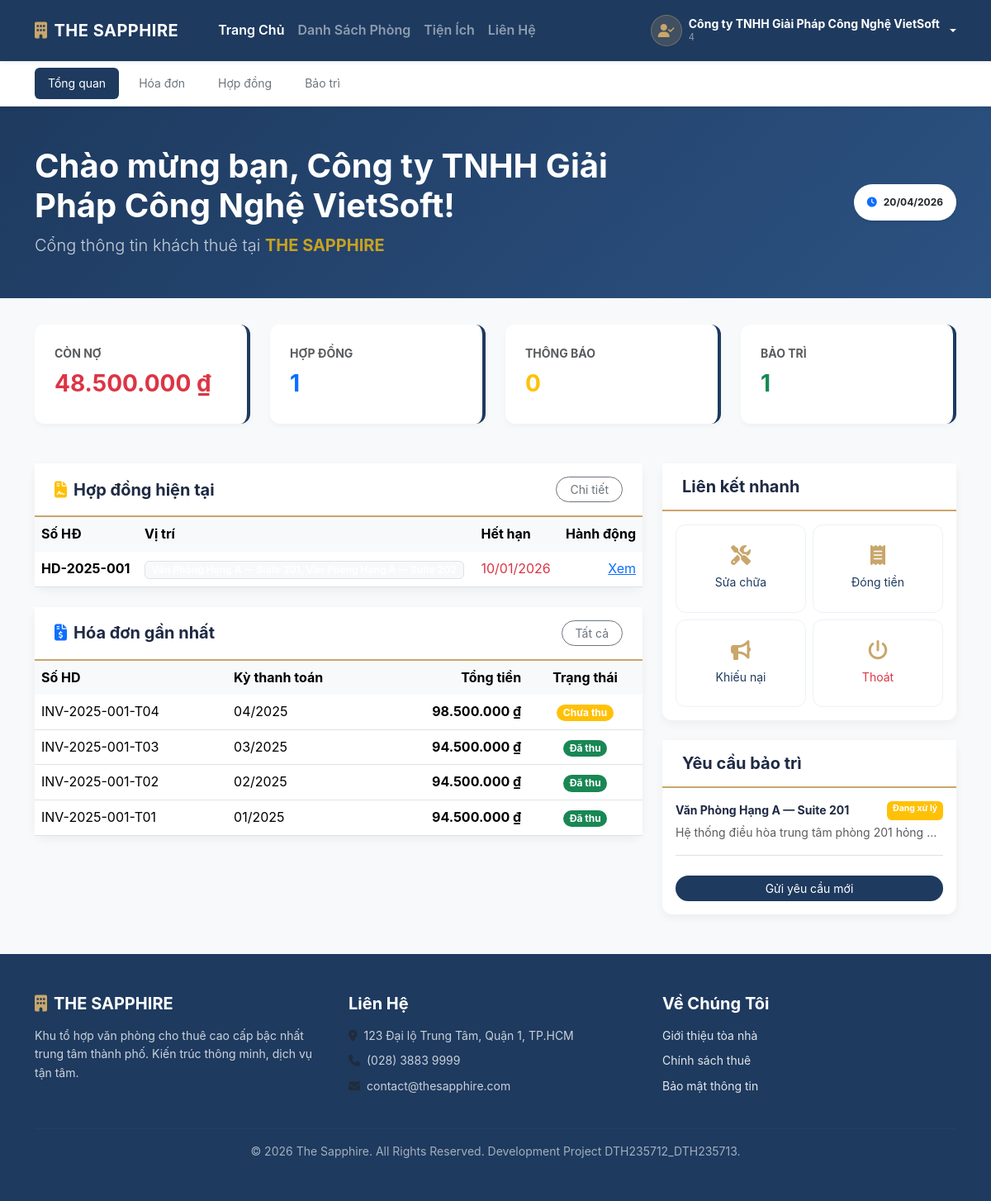
The page /modules/tenant/dashboard.php (signed in) on the database its author committed.
### tables this page shows
CREATE TABLE HOP_DONG (
    soHopDong VARCHAR(50) PRIMARY KEY,
    maKH VARCHAR(20) NOT NULL,
    maNV VARCHAR(20),
    ngayLap DATE,
    ngayBatDau DATE,
    ngayThanhToanDauTien DATE NULL,
    ngayHetHanCuoiCung DATE NULL,
    ngayKetThuc DATE,
    tienTienCoc DECIMAL(15,2) DEFAULT 0.00,
    trangThai TINYINT DEFAULT 1 COMMENT '1: Hieu luc, 0: Ket thuc, 2: Huy, 3: ChoDuyet',
    ngayHuy DATE NULL,
    lyDoHuy TEXT NULL,
    deleted_at DATETIME DEFAULT NULL,
    CONSTRAINT fk_hop_dong_kh FOREIGN KEY (maKH) REFERENCES KHACH_HANG(maKH),
    CONSTRAINT fk_hop_dong_nv FOREIGN KEY (maNV) REFERENCES NHAN_VIEN(maNV)
);

CREATE TABLE HOA_DON (
    soHoaDon VARCHAR(50) PRIMARY KEY,
    soHopDong VARCHAR(50) NOT NULL,
    thang INT NOT NULL,
    nam INT NOT NULL,
    tongTien DECIMAL(15,2) DEFAULT 0.00,
    soTienDaNop DECIMAL(15,2) DEFAULT 0.00,
    soTienConNo DECIMAL(15,2) DEFAULT 0.00,
    trangThai VARCHAR(20) NOT NULL DEFAULT 'ConNo' COMMENT 'ConNo | DaThuMotPhan | DaThu | Void | Huy',
    kyThanhToan VARCHAR(20) NOT NULL COMMENT 'Dinh dang MM/YYYY',
    lyDo TEXT NULL,
    maNV VARCHAR(50) NULL,
    loaiHoaDon VARCHAR(20) DEFAULT 'Chinh' COMMENT 'Chinh | CreditNote',
    ngayLap DATETIME DEFAULT CURRENT_TIMESTAMP,
    created_at DATETIME DEFAULT CURRENT_TIMESTAMP,
    deleted_at DATETIME DEFAULT NULL,
    CONSTRAINT fk_hoa_don_hd FOREIGN KEY (soHopDong) REFERENCES HOP_DONG(soHopDong),
    CONSTRAINT fk_hd_nv FOREIGN KEY (maNV) REFERENCES NHAN_VIEN(maNV)
);

CREATE TABLE MAINTENANCE_REQUEST (
    id VARCHAR(50) PRIMARY KEY,
    maPhong VARCHAR(50) NOT NULL,
    moTa TEXT NOT NULL,
    nguoiYeuCau VARCHAR(20),
    trangThai TINYINT DEFAULT 0 COMMENT '0: Cho tiep nhan, 1: Dang xu ly, 2: Hoan thanh, 3: Huy',
    mucDoUT TINYINT DEFAULT 1 COMMENT '1: Thap, 2: Trung Binh, 3: Cao, 4: Khan cap',
    created_at DATETIME DEFAULT CURRENT_TIMESTAMP,
    deleted_at DATETIME DEFAULT NULL,
    CONSTRAINT fk_maintenance_phong FOREIGN KEY (maPhong) REFERENCES PHONG(maPhong)
);

CREATE TABLE PHONG (
    maPhong VARCHAR(50) PRIMARY KEY,
    maTang VARCHAR(20) NOT NULL,
    tenPhong VARCHAR(100) NOT NULL,
    loaiPhong VARCHAR(50),
    dienTich DECIMAL(10,2),
    soChoLamViec INT DEFAULT 0,
    moTaViTri VARCHAR(200) NULL,
    donGiaM2 DECIMAL(15,2) DEFAULT 0.00,
    giaThue DECIMAL(15,2) NOT NULL DEFAULT 0.00,
    trangThai TINYINT DEFAULT 1 COMMENT '1: Trong, 2: Da thue, 3: Dang sua chua, 4: Lock',
    deleted_at DATETIME DEFAULT NULL,
    CONSTRAINT fk_phong_tang FOREIGN KEY (maTang) REFERENCES TANG(maTang) ON DELETE CASCADE
);

### modules/tenant/dashboard.php (the view, shortened to what this page needs)
<?php
$maKH = $_SESSION['user_id'];
$tenKH = $_SESSION['ten_user'];
$pdo = Database::getInstance()->getConnection();
$stmtHD = $pdo->prepare("SELECT hd.soHopDong, hd.ngayBatDau, hd.ngayKetThuc, hd.trangThai, GROUP_CONCAT(p.tenPhong ORDER BY p.tenPhong SEPARATOR ', ') AS danhSachPhong FROM HOP_DONG hd LEFT JOIN CHI_TIET_HOP_DONG cthd ON hd.soHopDong = cthd.soHopDong LEFT JOIN PHONG p ON cthd.maPhong = p.maPhong WHERE hd.maKH = ? AND hd.trangThai = 1 AND hd.deleted_at IS NULL GROUP BY hd.soHopDong ORDER BY hd.ngayKetThuc ASC LIMIT 5");
$stmtHD->execute([$maKH]);
$hopDongList = $stmtHD->fetchAll(PDO::FETCH_ASSOC);
$stmtHoaDon = $pdo->prepare("SELECT hd.soHoaDon, hd.kyThanhToan, hd.tongTien, hd.soTienConNo, hd.trangThai, hd.loaiHoaDon, hd.ngayLap FROM HOA_DON hd JOIN HOP_DONG h ON hd.soHopDong = h.soHopDong WHERE h.maKH = ? AND hd.deleted_at IS NULL AND hd.loaiHoaDon = 'Chinh' AND hd.trangThai != 'Void' ORDER BY FIELD(hd.trangThai,'ConNo','DaThuMotPhan','DaThu') ASC, hd.ngayLap DESC LIMIT 6");
$stmtHoaDon->execute([$maKH]);
$hoaDonList = $stmtHoaDon->fetchAll(PDO::FETCH_ASSOC);
$stmtNo = $pdo->prepare("SELECT COALESCE(SUM(hd.soTienConNo), 0) as tong_no FROM HOA_DON hd JOIN HOP_DONG h ON hd.soHopDong = h.soHopDong WHERE h.maKH = ? AND hd.trangThai IN ('ConNo','DaThuMotPhan') AND hd.deleted_at IS NULL");
$stmtNo->execute([$maKH]);
$tongNo = (float)$stmtNo->fetchColumn();
$stmtMR = $pdo->prepare("SELECT mr.id, mr.moTa, mr.trangThai, mr.mucDoUT, mr.created_at, p.tenPhong FROM MAINTENANCE_REQUEST mr JOIN PHONG p ON mr.maPhong = p.maPhong JOIN CHI_TIET_HOP_DONG cthd ON p.maPhong = cthd.maPhong JOIN HOP_DONG h ON cthd.soHopDong = h.soHopDong WHERE h.maKH = ? AND mr.deleted_at IS NULL ORDER BY mr.created_at DESC LIMIT 3");
$stmtMR->execute([$maKH]);
$maintenanceList = $stmtMR->fetchAll(PDO::FETCH_ASSOC);
$stmtTB = $pdo->prepare("SELECT tieuDe, noiDung, ngayGui, loaiThongBao, daDoc FROM THONG_BAO WHERE nguoiNhan = ? AND daDoc = 0 ORDER BY ngayGui DESC LIMIT 5");
$stmtTB->execute([$maKH]);
$thongBaoList = $stmtTB->fetchAll(PDO::FETCH_ASSOC);
$soTBChuaDoc = count($thongBaoList);
$trangThaiMR = [0=>'Chờ tiếp nhận',1=>'Đang xử lý',2=>'Hoàn thành',3=>'Đã hủy'];
$badgeMR     = [0=>'secondary',1=>'warning',2=>'success',3=>'danger'];
include __DIR__ . '/../../includes/public/header.php';
?>
<?php include __DIR__ . '/../../includes/public/navbar.php'; ?>
<div class="bg-white border-bottom shadow-sm sticky-top" style="top: 70px; z-index: 1020;">
    <div class="container py-2">
        <ul class="nav nav-pills small gap-2">
            <li class="nav-item"><a href="dashboard.php" class="nav-link active" style="background-color: var(--tenant-navy);">Tổng quan</a></li>
            <li class="nav-item"><a href="hoa_don.php" class="nav-link text-secondary">Hóa đơn</a></li>
            <li class="nav-item"><a href="hop_dong.php?soHopDong=<?php echo $hopDongList[0]['soHopDong'] ?? ''; ?>" class="nav-link text-secondary">Hợp đồng</a></li>
            <li class="nav-item"><a href="maintenance.php" class="nav-link text-secondary">Bảo trì</a></li>
        </ul>
    </div>
</div>
<main>
    <div class="hero-banner-tenant">
        <div class="container text-center text-md-start">
            <div class="row align-items-center">
                <div class="col-md-8">
                    <h1 class="display-6 fw-bold mb-2">Chào mừng bạn, <?php echo htmlspecialchars($tenKH); ?>!</h1>
                    <p class="lead opacity-75 mb-0">Cổng thông tin khách thuê tại <span class="text-warning fw-bold">THE SAPPHIRE</span></p>
                </div>
                <div class="col-md-4 text-md-end mt-3 mt-md-0">
                    <div class="badge bg-white text-dark p-3 rounded-pill shadow-sm">
                        <i class="fa-solid fa-clock me-2 text-primary"></i><?php echo date('d/m/Y'); ?>
                    </div>
                </div>
            </div>
        </div>
    </div>
    <div class="container pb-5">
        <div class="row g-4 mb-5">
            <div class="col-6 col-lg-3">
                <div class="kpi-box">
                    <div class="small text-muted text-uppercase fw-bold mb-2">Còn nợ</div>
                    <div class="h3 fw-bold text-danger"><?php echo number_format($tongNo,0,',','.'); ?> ₫</div>
                </div>
            </div>
            <div class="col-6 col-lg-3">
                <div class="kpi-box">
                    <div class="small text-muted text-uppercase fw-bold mb-2">Hợp đồng</div>
                    <div class="h3 fw-bold text-primary"><?php echo count($hopDongList); ?></div>
                </div>
            </div>
            <div class="col-6 col-lg-3">
                <div class="kpi-box">
                    <div class="small text-muted text-uppercase fw-bold mb-2">Thông báo</div>
                    <div class="h3 fw-bold text-warning"><?php echo $soTBChuaDoc; ?></div>
                </div>
            </div>
            <div class="col-6 col-lg-3">
                <div class="kpi-box">
                    <div class="small text-muted text-uppercase fw-bold mb-2">Bảo trì</div>
                    <div class="h3 fw-bold text-success"><?php echo count($maintenanceList); ?></div>
                </div>
            </div>
        </div>
        <div class="row g-4">
            <div class="col-lg-8">
                <div class="tenant-card mb-4">
                    <div class="tenant-card-header d-flex justify-content-between align-items-center">
                        <h5 class="m-0 fw-bold text-navy"><i class="fa-solid fa-file-contract me-2 text-warning"></i>Hợp đồng hiện tại</h5>
                        <a href="hop_dong.php?soHopDong=<?php echo $hopDongList[0]['soHopDong'] ?? ''; ?>" class="btn btn-sm btn-outline-secondary rounded-pill px-3">Chi tiết</a>
                    </div>
                    <div class="p-0">
                        <div class="table-responsive">
                            <table class="table table-hover align-middle mb-0">
                                <thead class="table-light">
                                    <tr>
                                        <th class="border-0">Số HĐ</th>
                                        <th class="border-0">Vị trí</th>
                                        <th class="border-0">Hết hạn</th>
                                        <th class="border-0 text-end">Hành động</th>
                                    </tr>
                                </thead>
                                <tbody>
                                    <?php foreach ($hopDongList as $hd): ?>
                                        <tr>
                                            <td class="fw-bold"><?php echo $hd['soHopDong']; ?></td>
                                            <td><span class="badge bg-light text-navy border"><?php echo $hd['danhSachPhong']; ?></span></td>
                                            <td class="text-danger"><?php echo date('d/m/Y', strtotime($hd['ngayKetThuc'])); ?></td>
                                            <td class="text-end"><a href="hop_dong.php?soHopDong=<?php echo $hd['soHopDong']; ?>" class="text-link">Xem</a></td>
                                        </tr>
                                    <?php endforeach; ?>
                                </tbody>
                            </table>
                        </div>
                    </div>
                </div>
                <div class="tenant-card">
                    <div class="tenant-card-header d-flex justify-content-between align-items-center">
                        <h5 class="m-0 fw-bold text-navy"><i class="fa-solid fa-file-invoice-dollar me-2 text-primary"></i>Hóa đơn gần nhất</h5>
                        <a href="hoa_don.php" class="btn btn-sm btn-outline-secondary rounded-pill px-3">Tất cả</a>
                    </div>
                    <div class="p-0">
                        <div class="table-responsive">
                            <table class="table table-hover align-middle mb-0">
                                <thead class="table-light">
                                    <tr>
                                        <th class="border-0">Số HD</th>
                                        <th class="border-0">Kỳ thanh toán</th>
                                        <th class="border-0 text-end">Tổng tiền</th>
                                        <th class="border-0 text-center">Trạng thái</th>
                                    </tr>
                                </thead>
                                <tbody>
                                    <?php foreach ($hoaDonList as $hd): ?>
                                        <tr>
                                            <td><?php echo $hd['soHoaDon']; ?></td>
                                            <td><?php echo $hd['kyThanhToan']; ?></td>
                                            <td class="text-end fw-bold"><?php echo number_format($hd['tongTien'],0,',','.'); ?> ₫</td>
                                            <td class="text-center">
                                                <span class="badge rounded-pill <?php echo $hd['trangThai']=='DaThu' ? 'bg-success' : 'bg-warning'; ?>">
                                                    <?php echo $hd['trangThai']=='DaThu' ? 'Đã thu' : 'Chưa thu'; ?>
                                                </span>
                                            </td>
                                        </tr>
                                    <?php endforeach; ?>
                                </tbody>
                            </table>
                        </div>
                    </div>
                </div>
            </div>
            <div class="col-lg-4">
                <div class="tenant-card mb-4">
                    <div class="tenant-card-header">
                        <h5 class="m-0 fw-bold">Liên kết nhanh</h5>
                    </div>
                    <div class="p-3">
                        <div class="row g-2">
                            <div class="col-6">
                                <a href="maintenance.php" class="quick-link-item small">
                                    <i class="fa-solid fa-screwdriver-wrench"></i>
                                    Sửa chữa
                                </a>
                            </div>
                            <div class="col-6">
                                <a href="hoa_don.php" class="quick-link-item small">
                                    <i class="fa-solid fa-receipt"></i>
                                    Đóng tiền
                                </a>
                            </div>
                            <div class="col-6">
                                <a href="#" class="quick-link-item small">
                                    <i class="fa-solid fa-bullhorn"></i>
                                    Khiếu nại
                                </a>
                            </div>
                            <div class="col-6">
                                <a href="<?= BASE_URL ?>dangxuat.php" class="quick-link-item small text-danger">
                                    <i class="fa-solid fa-power-off"></i>
                                    Thoát
                                </a>
                            </div>
                        </div>
                    </div>
                </div>
                <div class="tenant-card">
                    <div class="tenant-card-header">
                        <h5 class="m-0 fw-bold">Yêu cầu bảo trì</h5>
                    </div>
                    <div class="p-3">
                        <?php if (empty($maintenanceList)): ?>
                            <div class="text-center py-3 text-muted small">Không có yêu cầu nào.</div>
                        <?php else: ?>
                            <?php foreach ($maintenanceList as $mr): ?>
                                <div class="mb-3 pb-3 border-bottom last-child-noborder">
                                    <div class="d-flex justify-content-between mb-1 small">
                                        <span class="fw-bold"><?php echo htmlspecialchars($mr['tenPhong']); ?></span>
                                        <span class="badge bg-<?php echo $badgeMR[$mr['trangThai']]; ?>"><?php echo $trangThaiMR[$mr['trangThai']]; ?></span>
                                    </div>
                                    <div class="text-muted small text-truncate"><?php echo htmlspecialchars($mr['moTa']); ?></div>
                                </div>
                            <?php endforeach; ?>
                        <?php endif; ?>
                        <a href="maintenance.php" class="btn btn-navy w-100 mt-2 rounded-pill btn-sm" style="background-color: var(--tenant-navy); color: #fff;">Gửi yêu cầu mới</a>
                    </div>
                </div>
            </div>
        </div>
    </div>
</main>
<?php include __DIR__ . '/../../includes/public/footer.php'; ?>

### rows shown on the page
hop_dong: soHopDong "HD-2025-001", ngayKetThuc "10/01/2026"
hoa_don: soHoaDon "INV-2025-001-T04", kyThanhToan "04/2025", tongTien "98.500.000", trangThai "Chưa thu"
hoa_don: soHoaDon "INV-2025-001-T03", kyThanhToan "03/2025", tongTien "94.500.000", trangThai "Đã thu"
hoa_don: soHoaDon "INV-2025-001-T02", kyThanhToan "02/2025", tongTien "94.500.000", trangThai "Đã thu"
hoa_don: soHoaDon "INV-2025-001-T01", kyThanhToan "01/2025", tongTien "94.500.000", trangThai "Đã thu"
maintenance_request: maPhong.tenPhong "Văn Phòng Hạng A — Suite 201", trangThai "Đang xử lý", moTa "Hệ thống điều hòa trung tâm phòng 201 hỏng…"

### other values the page prints
$_SESSION['ten_user'] "Công ty TNHH Giải Pháp Công Nghệ VietSoft"
$_SESSION['user_role'] "4"
$tenKH "Công ty TNHH Giải Pháp Công Nghệ VietSoft"
$tongNo "48.500.000"
count($hopDongList) "1"
$soTBChuaDoc "0"
count($maintenanceList) "1"
